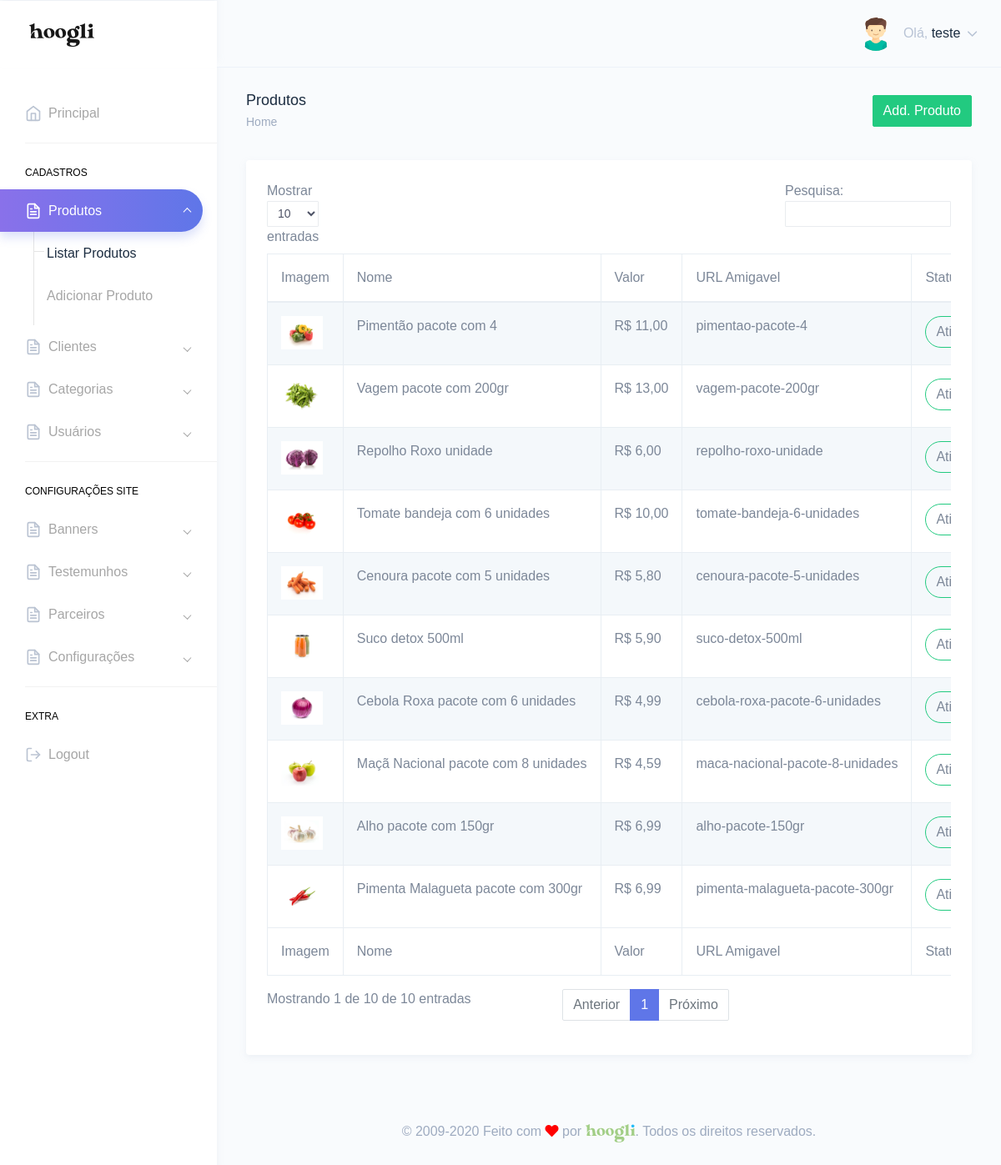
Page /painel/produtos.php (signed in) on the committed database.
### tables this page shows
CREATE TABLE `tbl_usuarios` (
  `id` int(11) NOT NULL,
  `nome` varchar(250) DEFAULT NULL,
  `email` varchar(250) DEFAULT NULL,
  `telefone` varchar(250) DEFAULT NULL,
  `endereco` varchar(250) DEFAULT NULL,
  `cpf` varchar(100) DEFAULT NULL,
  `login` varchar(100) DEFAULT NULL,
  `senha` varchar(100) DEFAULT NULL,
  `foto` varchar(250) DEFAULT NULL,
  `id_cargo` int(11) DEFAULT NULL,
  `sexo` varchar(2) DEFAULT NULL,
  `perm_cad_usuario` varchar(2) DEFAULT NULL,
  `perm_relatorio` varchar(2) DEFAULT NULL,
  `perm_add_usuario` varchar(2) DEFAULT NULL,
  `perm_edit_usuario` varchar(2) DEFAULT NULL,
  `perm_del_usuario` varchar(2) DEFAULT NULL,
  `perm_cad_contato` varchar(2) DEFAULT NULL,
  `perm_edit_contato` varchar(2) DEFAULT NULL,
  `perm_del_contato` varchar(2) DEFAULT NULL,
  `perm_edit_contato_nf` varchar(3) DEFAULT NULL,
  `perm_pag_principal_rm` varchar(2) DEFAULT NULL,
  `perm_pag_principal_uc` varchar(2) DEFAULT NULL,
  `admin_geral` varchar(2) DEFAULT NULL,
  `data_frase` date DEFAULT NULL,
  `id_frase` int(11) DEFAULT NULL,
  `frase_lida` varchar(2) DEFAULT NULL
);

CREATE TABLE `tbl_produto` (
  `id` int(11) NOT NULL,
  `nome` varchar(250) DEFAULT NULL,
  `descricao` text DEFAULT NULL,
  `preco_de` float DEFAULT NULL,
  `preco_por` float DEFAULT NULL,
  `ativo` varchar(2) DEFAULT NULL,
  `id_categoria` int(11) DEFAULT NULL,
  `id_subcategoria` int(11) DEFAULT NULL,
  `url_amigavel` varchar(250) DEFAULT NULL,
  `imagem` varchar(250) DEFAULT NULL,
  `meta_title` text DEFAULT NULL,
  `meta_keywords` text DEFAULT NULL,
  `meta_description` text DEFAULT NULL,
  `quantidade_estoque` int(11) DEFAULT NULL,
  `avise_estoque` int(11) DEFAULT NULL,
  `destaque` varchar(2) DEFAULT NULL,
  `peso` float DEFAULT NULL,
  `altura` float DEFAULT NULL,
  `largura` float DEFAULT NULL,
  `comprimento` float DEFAULT NULL
);

### Connection/con-pdo.php (called while the page is built, shortened)
<?php
$conInstanciada = '';
if(empty($conInstanciada)) {
	class Conexao {
		private static $pdo;
		public static function getInstance() {
		if (!isset(self::$pdo)) {
		 try {
		  $opcoes = array(PDO::MYSQL_ATTR_INIT_COMMAND => 'SET NAMES utf8', PDO::ATTR_PERSISTENT => TRUE);
		  self::$pdo = new PDO("mysql:host=" . HOST . "; dbname=" . DBNAME . "; charset=" . CHARSET . ";", USER, PASSWORD, $opcoes);
		  self::$pdo->setAttribute(PDO::ATTR_ERRMODE, PDO::ERRMODE_EXCEPTION);
		 } catch (PDOException $e) {
		  print "Erro: " . $e->getMessage();
		 }
		}
		return self::$pdo;
		}
	}
}

### Class/acesso.class.php (called while the page is built, shortened)
<?php
$AcessoInstanciada = '';
if(empty($AcessoInstanciada)) {
	if(file_exists('Connection/conexao.php')) {
		require_once('Connection/con-pdo.php');
		require_once('funcoes.php');
	} else {
		require_once('../Connection/con-pdo.php');
		require_once('../funcoes.php');
	}
	class Acesso {
		private $pdo = null;
		private static $Acesso = null;
		private function __construct($conexao){
			$this->pdo = $conexao;
		}
		public static function getInstance($conexao){
			if (!isset(self::$Acesso)):
				self::$Acesso = new Acesso($conexao);
			endif;
			return self::$Acesso;
		}
		function rsDados($id='', $idCargo='', $orderBy='', $limite='') {
			$sqlLimite = '';
			$sqlOrdem = '';
			$sql = '';
			$nCampos = 0;
			if(!empty($id)) {
				$sql .= " and id = ?";
				$nCampos++;
				$campo[$nCampos] = $id;
			}
			try{
				$sql = "SELECT * FROM tbl_usuarios where 1=1 $sql $sqlOrdem $sqlLimite";
				$stm = $this->pdo->prepare($sql);
				for($i=1; $i<=$nCampos; $i++) {
					$stm->bindValue($i, $campo[$i]);
				}
				$stm->execute();
				$rsDados = $stm->fetchAll(PDO::FETCH_OBJ);
				if($id <> '' or $limite == 1) {
					return($rsDados[0]);
				} else {
					return($rsDados);
				}
			} catch(PDOException $erro){
				echo $erro->getMessage();
			}
		}
	}
}

### painel/verifica.php (called while the page is built, shortened)
<?php
include "../Class/acesso.class.php";
$verificaRestrito = Acesso::getInstance(Conexao::getInstance());
include "../Class/produtos.class.php";
$produtos = Produtos::getInstance(Conexao::getInstance());
$verificaRestrito->restritoAdmin();
$dadosUsuarioLogado = $verificaRestrito->rsDados($_SESSION['dadosLogado']->id);
?>

### Class/produtos.class.php (called while the page is built, shortened)
<?php
$ProdutosInstanciada = '';
if(empty($ProdutosInstanciada)) {
	if(file_exists('Connection/conexao.php')) {
		require_once('Connection/con-pdo.php');
		require_once('funcoes.php');
	} else {
		require_once('../Connection/con-pdo.php');
		require_once('../funcoes.php');
	}
	class Produtos {
		private $pdo = null;
		private static $Produtos = null;
		private function __construct($conexao){
			$this->pdo = $conexao;
		}
		public static function getInstance($conexao){
			if (!isset(self::$Produtos)):
				self::$Produtos = new Produtos($conexao);
			endif;
			return self::$Produtos;
		}
		function rsDados($id='', $orderBy='', $limite='', $url_amigavel='', $destaque='', $ativo='', $id_categoria='') {
			$nCampos = 0;
			$sql = '';
			$sqlOrdem = '';
			$sqlLimite = '';
			try{
				$sql = "SELECT * FROM tbl_produto where 1=1 $sql $sqlOrdem $sqlLimite";
				$stm = $this->pdo->prepare($sql);
				for($i=1; $i<=$nCampos; $i++) {
					$stm->bindValue($i, $campo[$i]);
				}
				$stm->execute();
				$rsDados = $stm->fetchAll(PDO::FETCH_OBJ);
				if($id <> '' or $limite == 1) {
					return($rsDados[0]);
				} else {
					return($rsDados);
				}
			} catch(PDOException $erro){
				echo $erro->getMessage();
			}
		}
	}
}

### painel/produtos.php (the view, shortened to what this page needs)
<?php include "verifica.php";
$puxaProdutos = $produtos->rsDados();
?>
<!DOCTYPE html>
<html dir="ltr" lang="pt-br">
<head>
    <link href="dist/css/style.min.css" rel="stylesheet">
</head>
<body>
    <div id="main-wrapper" data-theme="light" data-layout="vertical" data-navbarbg="skin6" data-sidebartype="full" data-sidebar-position="fixed" data-header-position="fixed" data-boxed-layout="full">
      <?php include "header.php";?>
       <?php include "inc-menu-lateral.php";?>
        <div class="page-wrapper">
            <div class="page-breadcrumb">
                <div class="row">
                    <div class="col-7 align-self-center">
                        <h4 class="page-title text-truncate text-dark font-weight-medium mb-1">Produtos</h4>
                        <div class="d-flex align-items-center">
                            <nav aria-label="breadcrumb">
                                <ol class="breadcrumb m-0 p-0">
                                    <li class="breadcrumb-item"><a href="." class="text-muted">Home</a></li>
                                </ol>
                            </nav>
                        </div>
                    </div>
                    <div class="col-5 align-self-center">
                        <a href="add-produto.php" class="btn btn-success float-right">Add. Produto</a>
                    </div>
                </div>
            </div>
            <div class="container-fluid">
                <div class="row">
                    <div class="col-12">
                        <div class="card">
                            <div class="card-body">
                                <div class="table-responsive">
                                    <table id="zero_config" class="table table-striped table-bordered no-wrap">
                                        <thead>
                                            <tr>
                                                <th>Imagem</th>
                                                <th>Nome</th>
                                                <th>Valor</th>
                                                <th>URL Amigavel</th>
                                                <th>Status</th>
                                            </tr>
                                        </thead>
                                        <tbody>
                                            <?php
                                            if(count($puxaProdutos) > 0){
                                            foreach($puxaProdutos as $produto){?>
                                            <tr>
                                                <td>
                                                    <?php if(isset($produto->imagem) && !empty($produto->imagem)){?>
                                                    <img src="../img/<?php echo $produto->imagem;?>" width="50">
                                                    <?php }?>
                                                    </td>
                                                <td><?php echo $produto->nome;?></td>
                                                <td>R$ <?php echo number_format($produto->preco_por,2,',','.');?></td>
                                                <td><?php echo $produto->url_amigavel;?></td>
                                                <td><?php echo exibe_ativo($produto->ativo);?></td>
                                            </tr>
                                            <?php } }?>
                                        </tbody>
                                        <tfoot>
                                            <tr>
                                                <th>Imagem</th>
                                                <th>Nome</th>
                                                <th>Valor</th>
                                                <th>URL Amigavel</th>
                                                <th>Status</th>
                                            </tr>
                                        </tfoot>
                                    </table>
                                </div>
                            </div>
                        </div>
                    </div>
                </div>
            </div>
        <?php include "footer.php";?>
        </div>
    </div>
</body>
</html>

### painel/header.php (shortened to what this page needs)
<header class="topbar" data-navbarbg="skin6">
            <nav class="navbar top-navbar navbar-expand-md">
                <div class="navbar-header" data-logobg="skin6">
                    <div class="navbar-brand">
                        <a href=".">
                            <span class="logo-text">
                                <img src="assets/images/hoogli_logo.png" alt="homepage" class="dark-logo" />
                            </span>
                        </a>
                    </div>
                </div>
                <div class="navbar-collapse collapse" id="navbarSupportedContent">
                    <ul class="navbar-nav float-right">
                        <li class="nav-item dropdown">
                            <a class="nav-link dropdown-toggle" href="javascript:void(0)" data-toggle="dropdown"
                                aria-haspopup="true" aria-expanded="false">
                                <?php if(!empty($dadosUsuarioLogado->foto)){?>
                                <img src="../img/<?php echo $dadosUsuarioLogado->foto;?>" alt="<?php echo $dadosUsuarioLogado->nome;?>" class="rounded-circle" width="40">
                                <?php }else{?>
                                <img src="<?php echo icone_genero($dadosUsuarioLogado->sexo);?>" alt="<?php echo $dadosUsuarioLogado->nome;?>" class="rounded-circle" width="40">
                                <?php }?>
                                <span class="ml-2 d-none d-lg-inline-block"><span>Olá,</span> <span
                                        class="text-dark"><?php echo $dadosUsuarioLogado->nome;?></span> <i data-feather="chevron-down"
                                        class="svg-icon"></i></span>
                            </a>
                        </li>
                    </ul>
                </div>
            </nav>
        </header>

### funcoes.php (shortened to what this page needs)
<?php
  function exibe_ativo($exibe_ativo) {
    switch ($exibe_ativo) {
      case "S": return "<a class='btn waves-effect waves-light btn-rounded btn-outline-success'>Ativo</a>"; break;
    }
  }
  function icone_genero($genero) {
    switch ($genero) {
      case "M": return "assets/images/avatars/boy.svg"; break;
    }
  }
?>

### rows in the picture
tbl_usuarios: nome "teste"
tbl_produto: imagem (picture), nome "Pimentão pacote com 4", preco_por "11,00", url_amigavel "pimentao-pacote-4", ativo "Ativo"
tbl_produto: imagem (picture), nome "Vagem pacote com 200gr", preco_por "13,00", url_amigavel "vagem-pacote-200gr", ativo "Ativo"
tbl_produto: imagem (picture), nome "Repolho Roxo unidade", preco_por "6,00", url_amigavel "repolho-roxo-unidade", ativo "Ativo"
tbl_produto: imagem (picture), nome "Tomate bandeja com 6 unidades", preco_por "10,00", url_amigavel "tomate-bandeja-6-unidades", ativo "Ativo"
tbl_produto: imagem (picture), nome "Cenoura pacote com 5 unidades", preco_por "5,80", url_amigavel "cenoura-pacote-5-unidades", ativo "Ativo"
tbl_produto: imagem (picture), nome "Suco detox 500ml", preco_por "5,90", url_amigavel "suco-detox-500ml", ativo "Ativo"
tbl_produto: imagem (picture), nome "Cebola Roxa pacote com 6 unidades", preco_por "4,99", url_amigavel "cebola-roxa-pacote-6-unidades", ativo "Ativo"
tbl_produto: imagem (picture), nome "Maçã Nacional pacote com 8 unidades", preco_por "4,59", url_amigavel "maca-nacional-pacote-8-unidades", ativo "Ativo"
tbl_produto: imagem (picture), nome "Alho pacote com 150gr", preco_por "6,99", url_amigavel "alho-pacote-150gr", ativo "Ativo"
tbl_produto: imagem (picture), nome "Pimenta Malagueta pacote com 300gr", preco_por "6,99", url_amigavel "pimenta-malagueta-pacote-300gr", ativo "Ativo"
